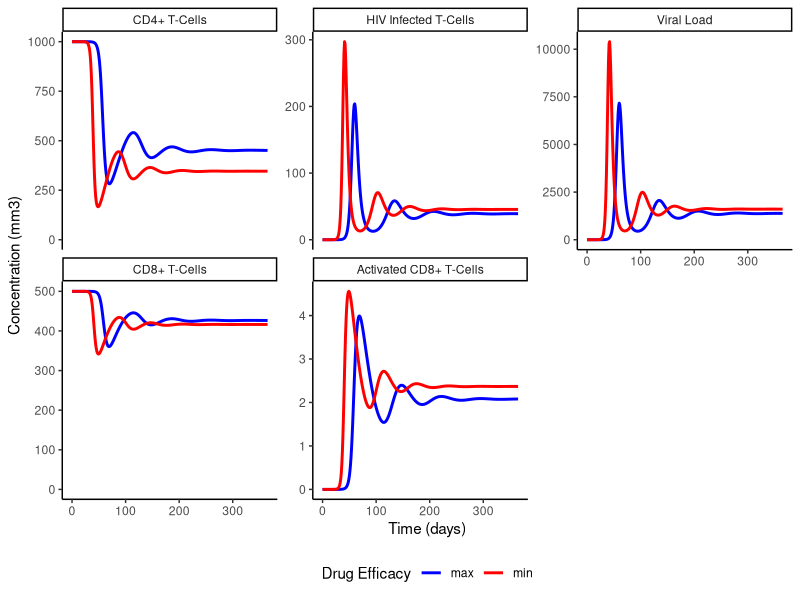
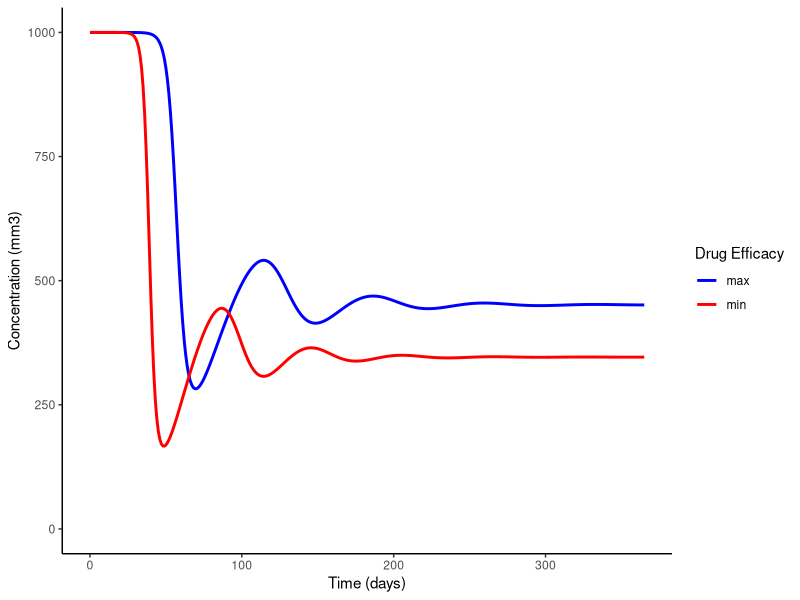

Write the R code that produced these figures, in order. (Note: this script raises an error after producing the figures.)
library(deSolve)
library(ggplot2)
library(tidyr)

###############
#Emtricitabine#
###############

# hiv_func is the function on the right hand side of the
# differential equation. 
rti_func <- function(t, HIV, params) {

    T = HIV["T"]
    I = HIV["I"]
    V = HIV["V"]
    Z = HIV["Z"]
    ZA = HIV["ZA"]

    mu_x = params["mu_x"]
    mu_y = params["mu_y"]
    mu_v = params["mu_v"]
    mu_z = params["mu_z"]
    k_v = params["k_v"]
    #
    N_RTI = params["N_RTI"]
    #
    beta_z = params["beta_z"]
    beta_v = params["beta_v"]
    p_y = params["p_y"]
    p_v = params["p_v"]
    lambda_x = params["lambda_x"]
    lambda_z= params["lambda_z"]


    # now that we have extracted the parameters, we can evaluate the
    # differential equation's right hand side

    dT = lambda_x - mu_x*T - N_RTI*beta_v*T*V
    dI = N_RTI*beta_v*T*V - mu_y*I - p_y*I*ZA
    dV = k_v*mu_y*I - mu_v*V - p_v*V*ZA
    dZ = lambda_z - mu_z*Z - beta_z*Z*V
    dZA = beta_z*Z*I -mu_z*ZA

    list(c(dT, dI, dV, dZ, dZA))
}

C_min <- .064
C_max <- 1.77
EC_50_min <- .0013
EC_50_max <- .64
Hill_Coefficient <- 1

N_RTI_min = (C_min ^ Hill_Coefficient) / ((C_min ^ Hill_Coefficient) + (EC_50_min ^ Hill_Coefficient))
N_RTI_max = (C_max ^ Hill_Coefficient) / ((C_max ^ Hill_Coefficient) + (EC_50_max ^ Hill_Coefficient))

#parameters
parms_min <- c(mu_x = 0.02,
           mu_y = 0.24,
           mu_v = 2.4,
           mu_z = 0.04,
           #
           N_RTI = N_RTI_min,
           #
           k_v = 360,
           beta_z = 0.000005,
           beta_v = 0.000024,
           p_y = 0.02,
           p_v = 0.02,
           lambda_x = 20,
           lambda_z = 20)

#parameters
parms_max <- c(mu_x = 0.02,
           mu_y = 0.24,
           mu_v = 2.4,
           mu_z = 0.04,
           #
           N_RTI = N_RTI_max,
           #
           k_v = 360,
           beta_z = 0.000005,
           beta_v = 0.000024,
           p_y = 0.02,
           p_v = 0.02,
           lambda_x = 20,
           lambda_z = 20)


# initial values
Pstart <- c(T = 1000,
       	    I = 0,
            V = 0.001,
	    Z = 500,
	    ZA = 0)

# set the times (full collection of x axis points)
times <- seq(from=0, to=365, by= 1)

diffeq_result_min <- ode(
    func=rti_func,
    y=Pstart,
    times=times,
    parms=parms_min)

#max
diffeq_result_max <- ode(
    func=rti_func,
    y=Pstart,
    times=times,
    parms=parms_max)


diffeq_result_min <- as.data.frame(diffeq_result_min)
diffeq_result_max <- as.data.frame(diffeq_result_max)

gathered_result_min <- gather(diffeq_result_min, variable, value, -time)
gathered_result_min$type <- "min"

gathered_result_max <- gather(diffeq_result_max, variable, value, -time)
gathered_result_max$type <- "max"

gathered_result <- rbind(gathered_result_min, gathered_result_max)
gathered_result$variable[gathered_result$variable == "T"] <- "CD4+ T-Cells"
gathered_result$variable[gathered_result$variable == "I"] <- "HIV Infected T-Cells"
gathered_result$variable[gathered_result$variable == "V"] <- "Viral Load"
gathered_result$variable[gathered_result$variable == "Z"] <- "CD8+ T-Cells"
gathered_result$variable[gathered_result$variable == "ZA"] <- "Activated CD8+ T-Cells"

gathered_result$variable <- factor(gathered_result$variable, levels = c("CD4+ T-Cells", "HIV Infected T-Cells", "Viral Load",
                                                                        "CD8+ T-Cells", "Activated CD8+ T-Cells"))

gathered_result_wider <- gathered_result %>%
    pivot_wider(
        id_cols = c("time", "variable"),
        names_from = type,
        values_from = value     
        )


plot_result <- ggplot(data = gathered_result_wider,#subset(gathered_result, variable == "TR"), #plot declared equation(s) only
                      mapping=aes(x=time, ymin = max, ymax = min, color = variable, fill = variable)) +
                      #geom_line(linewidth = 1)+
                      geom_ribbon(alpha = .7) +
                      theme_classic() +

                      #plot each equation on its own graph
                      facet_wrap(~variable, scales = "free_y")+
                      coord_cartesian(
                      xlim = NULL,
                      ylim = c(0, NA))

plot_result_test <- ggplot(data = gathered_result, #subset(gathered_result, variable == "CD4+ T-Cells"), #plot declared equation(s) only
                      mapping=aes(x=time, y = value, color = type)) +
    geom_line(linewidth = 1)+
    scale_color_manual("Drug Efficacy", values = c(min = "red", max = "blue"))+
    ylab("Concentration (mm3)")+
    xlab("Time (days)")+
    
                      #geom_ribbon(alpha = .7) +
    theme_classic() +
    theme(legend.position = "bottom") +

                      #plot each equation on its own graph
                      facet_wrap(~variable, scales = "free_y")+#, ncol = 1)+
                      coord_cartesian(
                      xlim = NULL,
                      ylim = c(0, NA))

plot_result_cd4 <- ggplot(data = subset(gathered_result, variable == "CD4+ T-Cells"), #plot declared equation(s) only
                      mapping=aes(x=time, y = value, color = type)) +
    geom_line(linewidth = 1)+
    scale_color_manual("Drug Efficacy", values = c(min = "red", max = "blue"))+
    ylab("Concentration (mm3)")+
    xlab("Time (days)")+
    
                      #geom_ribbon(alpha = .7) +
                      theme_classic() +

                      #plot each equation on its own graph
                      #facet_wrap(~variable, scales = "free_y")+
                      coord_cartesian(
                      xlim = NULL,
                      ylim = c(0, NA))

plot_result_i <- ggplot(data = subset(gathered_result, variable == "Infected T-Cells"), #plot declared equation(s) only
                      mapping=aes(x=time, y = value, color = type)) +
    geom_line(linewidth = 1)+
    scale_color_manual("Drug Efficacy", values = c(min = "red", max = "blue"))+
    ylab("Concentration (mm3)")+
    xlab("Time (days)")+
    
                      #geom_ribbon(alpha = .7) +
                      theme_classic() +

                      #plot each equation on its own graph
                      facet_wrap(~variable, scales = "free_y")+
                      coord_cartesian(
                      xlim = NULL,
                      ylim = c(0, NA))

plot_result_v <- ggplot(data = subset(gathered_result, variable == "Virions"), #plot declared equation(s) only
                      mapping=aes(x=time, y = value, color = type)) +
    geom_line(linewidth = 1)+
    scale_color_manual("Drug Efficacy", values = c(min = "red", max = "blue"))+
    ylab("Concentration (mm3)")+
    xlab("Time (days)")+
    
                      #geom_ribbon(alpha = .7) +
                      theme_classic() +

                      #plot each equation on its own graph
                      facet_wrap(~variable, scales = "free_y")+
                      coord_cartesian(
                      xlim = NULL,
                      ylim = c(0, NA))

plot_result_z <- ggplot(data = subset(gathered_result, variable == "CD8+ T-Cells"), #plot declared equation(s) only
                      mapping=aes(x=time, y = value, color = type)) +
    geom_line(linewidth = 1)+
    scale_color_manual("Drug Efficacy", values = c(min = "red", max = "blue"))+
    ylab("Concentration (mm3)")+
    xlab("Time (days)")+
    
                      #geom_ribbon(alpha = .7) +
                      theme_classic() +

                      #plot each equation on its own graph
                      facet_wrap(~variable, scales = "free_y")+
                      coord_cartesian(
                      xlim = NULL,
                      ylim = c(0, NA))

plot_result_za <- ggplot(data = subset(gathered_result, variable == "Activated CD8+ T-Cells"), #plot declared equation(s) only
                      mapping=aes(x=time, y = value, color = type)) +
    geom_line(linewidth = 1)+
    scale_color_manual("Drug Efficacy", values = c(min = "red", max = "blue"))+
    ylab("Concentration (mm3)")+
    xlab("Time (days)")+
    
                      #geom_ribbon(alpha = .7) +
                      theme_classic() +

                      #plot each equation on its own graph
                      facet_wrap(~variable, scales = "free_y")+
                      coord_cartesian(
                      xlim = NULL,
                      ylim = c(0, NA))



		

#save to file
fname_base <- "result_ocm_rti"
extensions = c("png", "pdf")

fname_base_cd4 <- "result_ocm_cd4"
extensions = c("png", "pdf")

fname_base_i <- "result_ocm_i"
extensions = c("png", "pdf")

fname_base_v <- "result_ocm_v"
extensions = c("png", "pdf")

fname_base_z <- "result_ocm_z"
extensions = c("png", "pdf")

fname_base_za <- "result_ocm_za"
extensions = c("png", "pdf")

for (ext in extensions) {
    fname <- paste(fname_base, ".", ext, sep="")
    ggsave(fname, plot_result_test, height = 5, width = 9) #height,width of png/ pdf
    print(paste("wrote output to file ", fname))

        fname <- paste(fname_base_cd4, ".", ext, sep="")
    ggsave(fname, plot_result_cd4, height = 5, width = 5) #height,width of png/ pdf
    print(paste("wrote output to file ", fname))

        fname <- paste(fname_base_i, ".", ext, sep="")
    ggsave(fname, plot_result_i, height = 5, width = 5) #height,width of png/ pdf
    print(paste("wrote output to file ", fname))

        fname <- paste(fname_base_v, ".", ext, sep="")
    ggsave(fname, plot_result_v, height = 5, width = 5) #height,width of png/ pdf
    print(paste("wrote output to file ", fname))

        fname <- paste(fname_base_z, ".", ext, sep="")
    ggsave(fname, plot_result_z, height = 5, width = 5) #height,width of png/ pdf
    print(paste("wrote output to file ", fname))

        fname <- paste(fname_base_za, ".", ext, sep="")
    ggsave(fname, plot_result_za, height = 5, width = 5) #height,width of png/ pdf
    print(paste("wrote output to file ", fname))
    }
